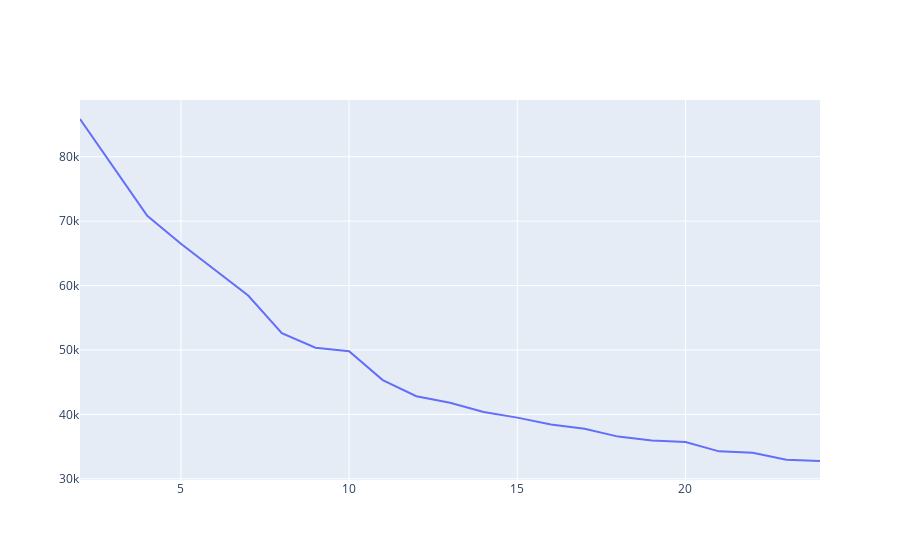

Source (notebook cell):
### Code cell
costs = []
n_clusters = []
clusters_assigned = []

for i in tqdm(range(2, 25)):
    try:
        kproto = KPrototypes(n_clusters= i, init='Cao', verbose=2)
        clusters = kproto.fit_predict(df_new, categorical=categorical_columns)
        costs.append(kproto.cost_)
        n_clusters.append(i)
        clusters_assigned.append(clusters)
    except:
        print(f"Can't cluster with {i} clusters")
        
fig = go.Figure(data=go.Scatter(x=n_clusters, y=costs ))
fig.show()

### Figure 1 — Plotly figure (JSON) as saved in the notebook; plotly's stock layout.template omitted (floating-point values rounded to 4 significant figures)
{"data": [{"type": "scatter", "x": [2, 3, 4, 5, 6, 7, 8, 9, 10, 11, 12, 13, 14, 15, 16, 17, 18, 19, 20, 21, 22, 23, 24], "y": [85850.0, 78310.0, 70820.0, 66490.0, 62490.0, 58460.0, 52600.0, 50340.0, 49800.0, 45320.0, 42830.0, 41810.0, 40380.0, 39500.0, 38420.0, 37750.0, 36550.0, 35960.0, 35700.0, 34260.0, 34030.0, 32980.0, 32760.0]}], "layout": {}}
